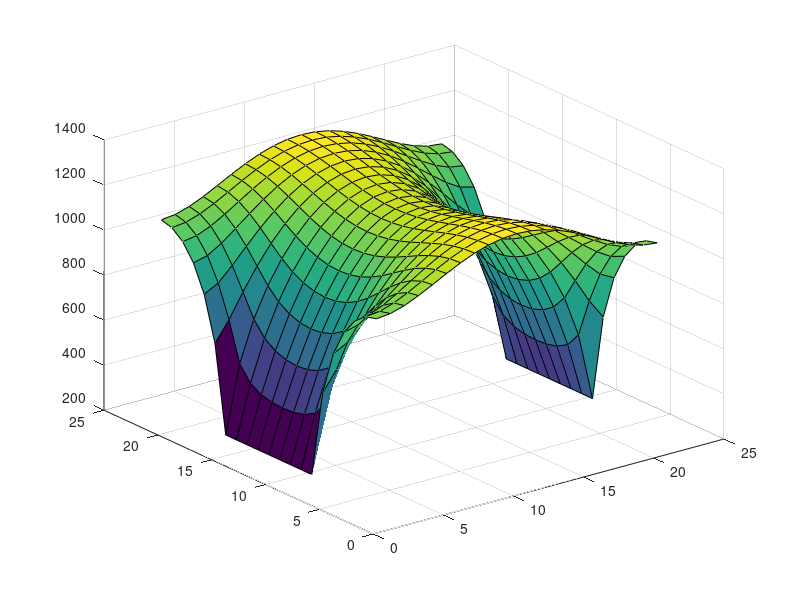

This figure's MATLAB source:
clear all
close all


%gegeven
q = 2/(0.01*0.01*0.001);

N = 20; %veelvoud van 10 nemen
d = 0.01;
h = 0.01/N; 

dp = N+1; %discretisatiepunten waarin de temperatuur gemeten zal worden

%% set up Kmatrix (dimensie is 1 kleiner dan matrix met temperaturen)
k = 0.4;

kmat = 0.4*ones(dp-1,dp-1); % in de optimalisatiestap worden de k waardes op elke node aangepast



% maak grote kmatrix (bevat de gemiddeldes tussen elke node)
[s1,s2] = size(kmat);


bigkmat = zeros(s1*2+1,s2*2+1);
% bigkmat opvullen met kmat
for i = 2:2:(s1*2+1)
    for j = 2:2:(s2*2+1)
        bigkmat(i,j) = kmat(i/2,j/2);  
    end
end
% gemiddeldes nemen in bigkmat
% speciale gevallen:
% 1. inwendige punten (punten die tussen de waardes van de originele kmat
% liggen)
% 2. randpunten (die geen hoekpunt zijn)
% 3. hoekpunten?


% 1.

for i = 2:2:(s1*2) %(tijdens elke iteratie het gemiddelde nemen tussen element [i,j] en [i+2,j] en tussen [i,j] en [i,j+2] (element rechts en onder)
    for j = 2:2:(s2*2)
        if (i==s1*2)&&(j~=s2*2)
            bigkmat(i,j+1) = (bigkmat(i,j)+bigkmat(i,j+2))/2;
        elseif(j==s2*2)&&(i~=s1*2)
            bigkmat(i+1,j) = (bigkmat(i,j)+bigkmat(i+2,j))/2;
        elseif(i<=s1*2-2)&&(j<=s2*2-2)
            bigkmat(i+1,j) = (bigkmat(i,j)+bigkmat(i+2,j))/2;
            bigkmat(i,j+1) = (bigkmat(i,j)+bigkmat(i,j+2))/2;
        end
        
    end
end

% 2.
% eerste en laatste kolom
for i = 2:2:2*s1
    bigkmat(i,1) = bigkmat(i,2);
    bigkmat(i,(2*s2+1)) = bigkmat(i,(2*s2));
end

% eerste en laatste rij
for j = 2:2:2*s2
    bigkmat(1,j) = bigkmat(2,j);
    bigkmat((2*s1+1),j) = bigkmat((2*s1),j);
end

% de matrix bevat nu alle k(i-1/2,j), k(i+1/2,j),k(i,j-1/2) en k(i,j+1/2)
% die nodig zijn in de berekening van de flux in elke node. Beschouw de
% matrix als grid, nu voor elke "0" de FVM vergelijkingen opstellen en in
% een andere matrix steken

% test #nullen == dp*dp

% counter = 0;
% for i = 1:(s1*2+1)
%     for j = 1:(s2*2+1)
%         if (bigkmat(i,j)==0)
%             counter = counter+1;
%         end
%     end
% end
% 
% test = counter - dp^2


%% fill in fvm matrix

%LL*T = RL
% T is de kolomvector met de te berekenen variabelen:
% [HP1,N,N,D,D,D,N,N,HP2,N,X,X,X,X,X,X,X,N,N,X,X,X,X,X,X,X,N,...,HP3,N,N,D,D,D,N,N,HP4]


qhp = -q*h^2/4;
qn = -q*h^2/2;
qq = -q*h^2;

%Rechterlid
col1 = qn*ones(dp,1);
col1(1,1) = qhp;
col1(dp,1) = qhp;

counter2 = 0;
%DirichletRVW in RL
for i=1:dp
    h*(i-1);
    if(h*(i-1)>=0.003)&&(h*(i-1)<=0.007)
        col1(i) = 293;
        counter2 = counter2+1;
    end
    
end

col2 = qq*ones(dp,1);
col2(1,1) = qn;
col2(dp,1) = qn;

RL = repmat(col2,dp,1);
RL(1:dp,1) = col1;
RL((dp*(dp-1)+1):end,1)=col1;



LL = zeros(dp^2,dp^2);

%col1 hardcoden in LL

%dirichletRVW in LL
dirll = eye(counter2);
i = 0.003/h+1;
j = 0.007/h+1;
LL(i:j,i:j)=dirll;
LL((dp*dp-j+1):(dp*dp-i+1),(dp*dp-j+1):(dp*dp-i+1)) = dirll;

%hoekpunten
%linskboven (1,1), LL(1,:)
LL(1,1) = -0.5*(bigkmat(2,1)+bigkmat(1,2));
LL(1,2) = 0.5* bigkmat(2,1);%south
LL(1,1+dp) = 0.5*bigkmat(1,2);%east
%linksonder (dp,1), LL(dp,:)
LL(dp,dp) = -0.5*(bigkmat((2*dp-1)-1,1)+bigkmat(2*dp-1,2));
LL(dp,dp-1) = 0.5*bigkmat((2*dp-1)-1,1);%north
LL(dp,dp+dp) = 0.5*bigkmat(2*dp-1,2);%east
%rechtsboven (1,dp), 
LL(dp*dp-dp+1,dp*dp-dp+1) = -0.5*(bigkmat(1,dp*2-1-1)+bigkmat(2,dp*2-1));
LL(dp*(dp-1)+1,dp*(dp-1)+1+1)=0.5*bigkmat(2,dp*2-1);%south
LL(dp*(dp-1)+1,dp*dp-dp+1-dp)= 0.5*bigkmat(1,dp*2-1-1);%west
%rechtsonder (dp,dp), LL(dp*dp,:)
LL(dp*dp,dp*dp) = -0.5*(bigkmat(dp*2-1,dp*2-1-1)+bigkmat(dp*2-1-1,dp*2-1));
LL(dp*dp,dp*dp-1) = 0.5*bigkmat(dp*2-1-1,dp*2-1);%north
LL(dp*dp,dp*dp-dp)=0.5*bigkmat(dp*2-1,dp*2-1-1);%west

%Neumann links & rechts
for j = 2:(dp-1)
    if(h*(j-1)<0.003)||(h*(j-1)>0.007)
        %LL(1:dp,1:2*dp)
        LL(j,j) = -(bigkmat(j*2-1,2)+0.5*bigkmat(j*2-1-1,1)+0.5*bigkmat(j*2-1+1,1));%east,north,south
        LL(j,j+dp) = bigkmat(j*2-1,2); %east
        LL(j,j-1) = 0.5*bigkmat(j*2-1-1,1);%north
        LL(j,j+1) = 0.5*bigkmat(j*2-1+1,1);%south
        
        %LL(dp*(dp-1)+1:dp*dp,dp*(dp-2)+1:dp*dp)
        LL(dp*dp-dp+j,dp*dp-dp+j) = -(bigkmat(j*2-1,dp*2-1-1)+0.5*bigkmat(j*2-1-1,2*dp-1)+0.5*bigkmat(j*2-1+1,2*dp-1));%west,north,south
        LL(dp*dp-dp+j,dp*dp-dp+j-dp) = bigkmat(j*2-1,dp*2-1-1); %west
        LL(dp*dp-dp+j,dp*dp-dp+j-1) = 0.5*bigkmat(j*2-1-1,2*dp-1);%north
        LL(dp*dp-dp+j,dp*dp-dp+j+1) = 0.5*bigkmat(j*2-1+1,2*dp-1);%south
        
    end
end

%Neumann boven & onder

for j = 1:(dp-2)
    k = j+1;
    %boven
    LL(j*dp+1,j*dp+1) = -(bigkmat(2,2*k-1)+0.5*bigkmat(1,2*k-1-1)+0.5*bigkmat(1,2*k-1+1));%south,west,east
    LL(j*dp+1,j*dp+1+1) =bigkmat(2,2*k-1);%south
    LL(j*dp+1,j*dp+1-dp) = 0.5*bigkmat(1,2*k-1-1);%west
    LL(j*dp+1,j*dp+1+dp) = 0.5*bigkmat(1,2*k-1+1);%east
    
    %onder
    LL(j*dp+dp,j*dp+dp)= -(bigkmat(2*dp-1-1,2*k-1)+0.5*bigkmat(2*dp-1,2*k-1-1)+0.5*bigkmat(2*dp-1,2*k-1+1));%north,west,east
    LL(j*dp+dp,j*dp+dp-1) = bigkmat(2*dp-1-1,2*k-1);%north
    LL(j*dp+dp,j*dp+dp-dp) = 0.5*bigkmat(2*dp-1,2*k-1-1);%west
    LL(j*dp+dp,j*dp+dp+dp) = 0.5*bigkmat(2*dp-1,2*k-1+1);%east
end

%gewonekolommen

for i = 2:(dp-1)
    for j = 2:(dp-1)
        k = (i-1)*dp+j;
        i2 = 2*i-1;
        j2 = 2*j-1;
        LL(k,k) = -(bigkmat(i2+1,j2)+bigkmat(i2-1,j2)+bigkmat(i2,j2+1)+bigkmat(i2,j2-1));%east,west,south,north 
        LL(k,k+dp)=bigkmat(i2+1,j2);%east
        LL(k,k-dp)=bigkmat(i2-1,j2);%west
        LL(k,k+1)=bigkmat(i2,j2+1);%south
        LL(k,k-1)=bigkmat(i2,j2-1);%north
    end
end



sol = LL\RL;

solmat = zeros(dp,dp);

for i = 1:dp
    solmat(:,i)=sol(i*dp-dp+1:i*dp);
end

surf(solmat)










